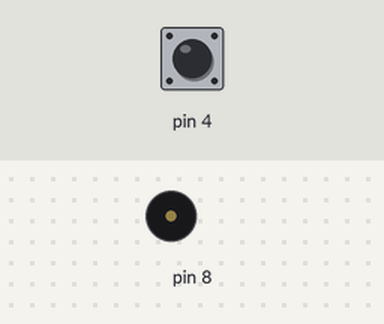
Simulated run of this sketch. Board: Arduino Uno, built with avr-gcc and run on an emulated ATmega328P. Shown: buzzer (waves = sounding). Inputs (shaded band) come from the test bench; at power-on: pin 4 HIGH.

Above: at 0.05 s.
Timing chart, 0 to 3.0 s (numbered marks = the images above):
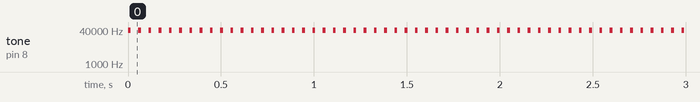

Measured:
- by itself, tone on pin 8: alternates 40000 Hz for 0.02 s and silent for 0.04 s

The sketch:

tag.ino
```cpp
#define TAG_NUMBER 6
uint8_t my_number = 5;

void setup() {
  // put your setup code here, to run once:
  pinMode(4, INPUT_PULLUP);
}

void loop() {
  // put your main code here, to run repeatedly:
  /*tone(8, 40000);
  delay(5);
  noTone(8);
  delay(20);*/
  while(!digitalRead(4)){}
  send_frame();
}

void send_frame()
{
  tone(8, 40000);
  delay(15);
  for(uint8_t i = 0; i < TAG_NUMBER; i++)
  {
    if(i == my_number) tone(8, 40000);
    else noTone(8);
    delay(5);
  }
  noTone(8);
  delay(10);
}
```
